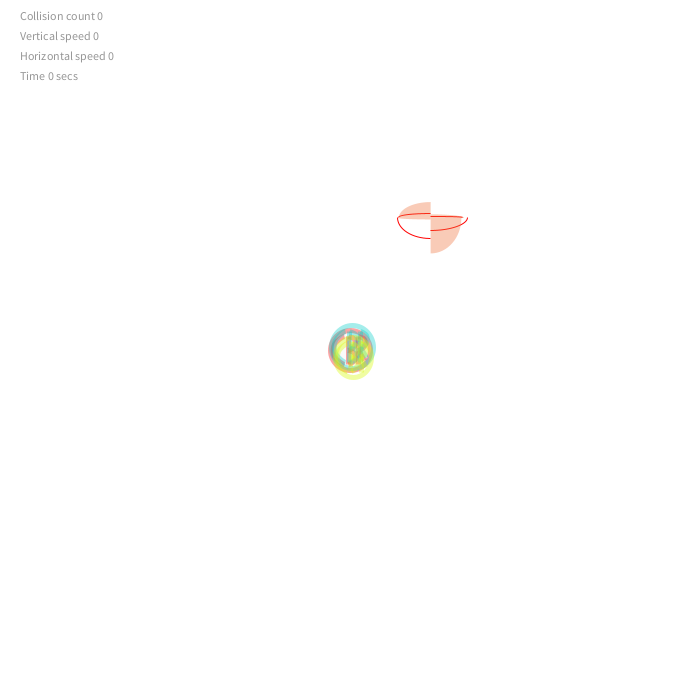
Frame 1 (no input)
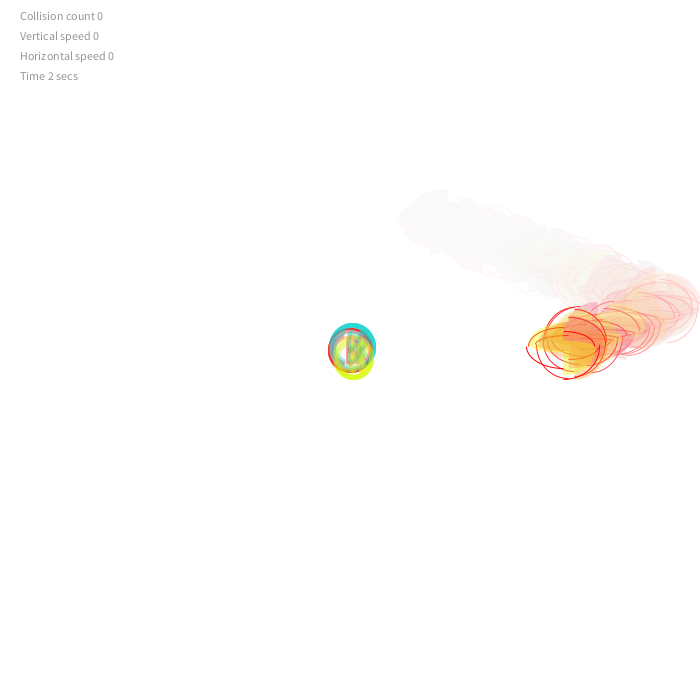
Frame 60 (the mouse pressed at the canvas centre just before this capture)
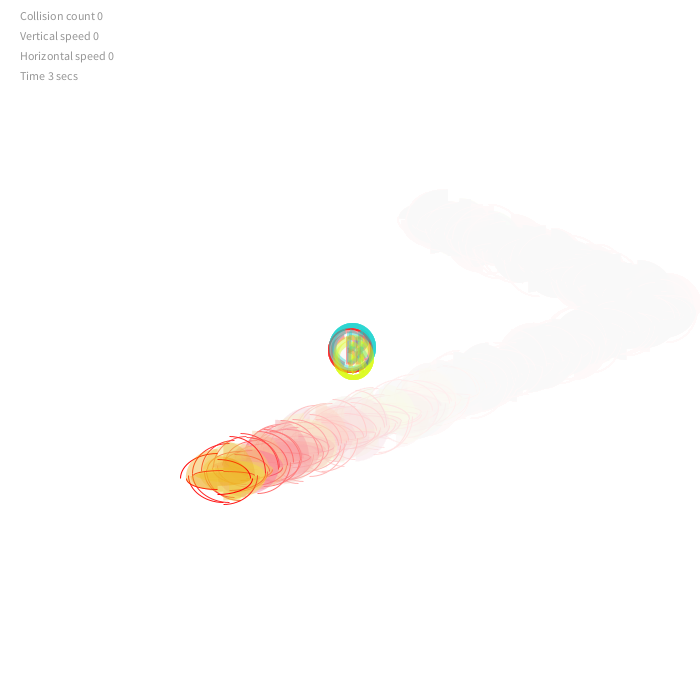
Frame 120 (the mouse held since frame 60 and released just before this capture)

The Processing sketch that drew these frames (run headless with seeded random() and noise(); from frame 60 on, the mouse is pressed at the canvas centre):

// Processing sketch: processing_40485
// ── processing_40485.pde

// homework 8 
// copyright Caroline Record October 3, 2011 Pittsburgh, PA
//question: why does the seconds display in floats??

float x, y, wd, ht;// postion and dimensions of initials
float speedy; //intial speed of the initials in the y 
float speedx; //intial speed of the initials in the x

//something variables
float x1, y1; 
float wd1= 150;
float ht1 =150; 
float somethingSpeedx;
float somethingSpeedy;

//counting collisions
int collisionCount;

void setup()
{
  size(700, 700);
  background(255);

  x=width/2;//initial position of intials 
  y=height/2; //initial position of intials 
  speedy = 0; //intial speed of the initials in the y 
  speedx = 0; //intial speed of the initials in the x

  //something variables
  x1=random(wd1/2, width-wd1/2);
  y1=random(ht1/2, height-ht1/2); 
  somethingSpeedx= random(1, 6);
  somethingSpeedy= random(1, 6);
  //counting collisions
  collisionCount = 0;


}

void draw ()
{

  prepScreen ();

  drawIntials();
  drawSomething();

  moveIntials();
  moveSomething();

  checkIntials();
  checkCollision();

  showStats();
}

void showStats()
{
    
    int secondsRolloverTime = millis()/1000;
  
  int speedxint =  int (speedx);
  int speedyint = int (speedy);
  
  fill (150);
  text("Collision"+" "+"count"+ " "+ collisionCount, 20, 20);
  text("Vertical"+" "+"speed"+ " "+speedyint, 20, 40); 
  text("Horizontal"+" "+"speed"+ " "+speedxint, 20, 60); 
  text("Time"+ " "+ secondsRolloverTime + " "+ "secs", 20, 80);
}

void checkCollision()
{
  float d;

  d = dist (x1, y1, x, y);


  if (d<(wd1/4+wd/2))
  {
    //the dramatic event!!
    noStroke();
    fill(255, 0, 0);
    beginShape();
    vertex (299.0, 261);
    vertex (324.0, 239 );
    vertex (547.0, 66);
    vertex ( 442, 267 );
    vertex (616, 315);
    vertex (388, 363 );
    vertex (587, 536 );
    vertex (306, 460 );
    vertex (325, 640 );
    vertex (158, 625 );
    vertex (158, 419);
    vertex (50, 542 );
    vertex (164, 368 );
    vertex (52, 253 );
    vertex (225, 341);
    vertex (139, 97);
    vertex (300, 264 );
    endShape();
   
   //Failled use of an array!
   
    /* 
    float xPoints[] = {299.0, 324.0, 547.0, 442.0, 616.0, 388.0, 587.0, 306.0, 325.0, 158.0, 158.0, 50.0, 164.0, 52.0, 225.0, 139.0, 300.0};
float yPoints[] = {261.0, 239.0, 66.0, 267.0, 315.0, 363.0, 536.0, 460.0, 640.0, 625.0, 419.0, 542.0, 368.0, 253.0, 341.0, 97.0, 264.0};

void setup ()
{
  size (700, 700);
}

void draw ()
{
  for (int i=0; i>xPoints.length; i++)
  {
    for (int t=0; t>yPoints.length; t++)
    {
      beginShape(LINES);
      vertex ( xPoints[i], yPoints[t]);
      endShape();
    }
  }
}

    */
    
    //change something's position and speed 
    x1=random(wd1/2, width-wd1/4);//randomize position of object
    y1=random(ht1/2, height-ht1/4); //randomize position of object

    somethingSpeedx= random(1, 6);
    somethingSpeedy= random(1, 6);
    
    //count the collision
    collisionCount= collisionCount+1;
  }
}


void checkIntials()
{
  if ((x>width)||(x<0)||(y>height)||(y< 0))
  {
    fill (255, 0, 0);
    rectMode (CENTER);
    rect( width/2, width/2, 300, 200);
    textAlign(CORNER);
    fill (255);
    text ("You"+" "+"ran"+" "+"away"+"!", width/2-90, height/2-40);
    text ("Come"+" "+"back"+" "+"by"+" "+"pressing"+" "+"space"+".", width/2-90, height/2);
  }
}

void moveIntials()
{

  y= y+speedy; 
  x= x+speedx; 
  //  float acceleration= .005;

  if (keyCode == UP) 
  {
    speedy = speedy - .005;
  } 
  else if (keyCode == DOWN) 
  {
    speedy = speedy + .005;
  } 
  else if (keyCode== LEFT)
  {
    speedx = speedx - .005;
  }
  else if (keyCode== RIGHT)
  {
    speedx = speedx + .005 ;
  }
  else if ( key==' ')
  {
    x=width/2;
    y=height/2;
    speedx=0;
    speedy=0;
  }
}




void prepScreen()
{
  noStroke();
  fill (255, 20);
  rectMode (CENTER);
  rect (width/2, height/2, width, height);
  fill (255);
  rect (95, 50, 150, 100);
}

void moveSomething()
{
  x1= x1+somethingSpeedx;
  if ((x1 > width-(wd1/4))||(x1< wd1/4))//
  {
    somethingSpeedx=-somethingSpeedx;
  }
  y1= y1+somethingSpeedy;
  if ((y1 > height-(ht1/4))||(y1 < ht1/4))//
  {
    somethingSpeedy=-somethingSpeedy;
  }
}

void drawSomething()
{
  //noLoop();

  noFill();
  strokeWeight(1);
  stroke(255, 0, 0);
  arc(x1, y1, random(wd1/2-(wd1/2-60), wd1/2), random(ht1/2-(ht1/2-2), ht1/2), 0, PI/2);
  arc(x1, y1, random(wd1/2-(wd1/2-60), wd1/2), random(ht1/2-(ht1/2-2), ht1/2), PI/2, PI);
  arc(x1, y1, random(wd1/2-(wd1/2-60), wd1/2), random(ht1/2-(ht1/2-2), ht1/2), PI, TWO_PI-PI/2);
  arc(x1, y1, random(wd1/2-(wd1/2-60), wd1/2), random(ht1/2-(ht1/2-2), ht1/2), TWO_PI-PI/2, TWO_PI);

  //arc
  noStroke();
  //fill(random(0, 40), random(70, 100));
  fill(random(231, 255), random(3, 252), random(100), 95);
  arc(x1, y1, random(wd1/2-(wd1/2-60), wd1/2), random(ht1/2-(ht1/2-2), ht1/2), 0, PI/2);
  arc(x1, y1, random(wd1/2-(wd1/2-60), wd1/2), random(ht1/2-(ht1/2-2), ht1/2), PI/2, PI);
  arc(x1, y1, random(wd1/2-(wd1/2-60), wd1/2), random(ht1/2-(ht1/2-2), ht1/2), PI, TWO_PI-PI/2);
  arc(x1, y1, random(wd1/2-(wd1/2-60), wd1/2), random(ht1/2-(ht1/2-2), ht1/2), TWO_PI-PI/2, TWO_PI);
}

void  drawIntials ()
{
  wd=40;
  ht=40;
  //circle
  stroke (247, 22, 22, 98);
  fill(#FAFAFA);
  strokeWeight(5);
  ellipseMode(CENTER);
  ellipse(x, y, wd, ht);
  //settings for all the letters
  noFill();
  smooth();
  strokeCap(SQUARE);
  //curve for the C
  beginShape();
  curveVertex(x-.1*wd, y-.2*ht);
  curveVertex(x-.15*wd, y-.35*ht);
  curveVertex(x-.4*wd, y-.15*ht);
  curveVertex(x-.4*wd, y+.15*ht);
  curveVertex(x-.15*wd, y+.35*ht);
  curveVertex(x-.1*wd, y+.2*ht);
  endShape();
  //curves for the B
  beginShape();
  curveVertex(x-.1*wd, y-.35*ht);
  curveVertex(x-.05*wd, y-.35*ht);
  curveVertex(x+.1*wd, y-.27*ht);
  curveVertex(x+.1*wd, y-.08*ht);
  curveVertex(x-.05*wd, y);
  curveVertex(x-.1*wd, y);
  endShape();
  beginShape();
  curveVertex(x-.1*wd, y);
  curveVertex(x-.05*wd, y);
  curveVertex(x+.1*wd, y+.08*ht);
  curveVertex(x+.1*wd, y+.27*ht);
  curveVertex(x-.05*wd, y+.35*ht);
  curveVertex(x-.1*wd, y+.35*ht);
  endShape();
  //curve for the R
  beginShape();
  curveVertex(x+.1*wd, y-.35*ht);
  curveVertex(x+.2*wd, y-.35*ht);
  curveVertex(x+.35*wd, y-.27*ht);
  curveVertex(x+.35*wd, y-.08*ht);
  curveVertex(x+.2*wd, y);
  curveVertex(x+.1*wd, y);
  endShape();
  //lines
  line(x-.05*wd, y-.35*ht, x-.05*wd, y+.35*ht);
  line(x+.2*wd, y-.35*ht, x+.2*wd, y+.35*ht);
  line(x+.2*wd, y, x+.35*wd, y+.25*ht);
  // new color

  float e, r, wt, hd;
  e=x+2;
  r=y-3;
  wt=wd+2;
  hd=ht+3;

  stroke (17, 209, 204, 98);
  noFill();
  strokeWeight(5);
  ellipseMode(CENTER);
  ellipse(e, r, wt, hd);
  beginShape();
  curveVertex(e-.1*wt, r-.2*hd);
  curveVertex(e-.15*wt, r-.35*hd);
  curveVertex(e-.4*wt, r-.15*hd);
  curveVertex(e-.4*wt, r+.15*hd);
  curveVertex(e-.15*wt, r+.35*hd);
  curveVertex(e-.1*wt, r+.2*hd);
  endShape();
  //curves for the B
  beginShape();
  curveVertex(e-.1*wt, r-.35*hd);
  curveVertex(e-.05*wt, r-.35*hd);
  curveVertex(e+.1*wt, r-.27*hd);
  curveVertex(e+.1*wt, r-.08*hd);
  curveVertex(e-.05*wt, r);
  curveVertex(e-.1*wt, r);
  endShape();
  beginShape();
  curveVertex(e-.1*wt, r);
  curveVertex(e-.05*wt, r);
  curveVertex(e+.1*wt, r+.08*hd);
  curveVertex(e+.1*wt, r+.27*hd);
  curveVertex(e-.05*wt, r+.35*hd);
  curveVertex(e-.1*wt, r+.35*hd);
  endShape();
  //curve for the R
  beginShape();
  curveVertex(e+.1*wt, r-.35*hd);
  curveVertex(e+.2*wt, r-.35*hd);
  curveVertex(e+.35*wt, r-.27*hd);
  curveVertex(e+.35*wt, r-.08*hd);
  curveVertex(e+.2*wt, r);
  curveVertex(e+.1*wt, r);
  endShape();
  //lines
  line(e-.05*wt, r-.35*hd, e-.05*wt, r+.35*hd);
  line(e+.2*wt, r-.35*hd, e+.2*wt, r+.35*hd);
  line(e+.2*wt, r, e+.35*wt, r+.25*hd);

  float h, u, it, od;
  h=x+3;
  u=y+7;
  it=wd-4;
  od=ht;

  stroke (#D9FA0D, 99);
  noFill();
  strokeWeight(5);
  ellipseMode(CENTER);
  ellipse(h, u, it, od);
  noFill();
  beginShape();
  curveVertex(h-.1*it, u-.2*od);
  curveVertex(h-.15*it, u-.35*od);
  curveVertex(h-.4*it, u-.15*od);
  curveVertex(h-.4*it, u+.15*od);
  curveVertex(h-.15*it, u+.35*od);
  curveVertex(h-.1*it, u+.2*od);
  endShape();
  //curves for the B
  beginShape();
  curveVertex(h-.1*it, u-.35*od);
  curveVertex(h-.05*it, u-.35*od);
  curveVertex(h+.1*it, u-.27*od);
  curveVertex(h+.1*it, u-.08*od);
  curveVertex(h-.05*it, u);
  curveVertex(h-.1*it, u);
  endShape();
  beginShape();
  curveVertex(h-.1*it, u);
  curveVertex(h-.05*it, u);
  curveVertex(h+.1*it, u+.08*od);
  curveVertex(h+.1*it, u+.27*od);
  curveVertex(h-.05*it, u+.35*od);
  curveVertex(h-.1*it, u+.35*od);
  endShape();
  //curve for the R
  beginShape();
  curveVertex(h+.1*it, u-.35*od);
  curveVertex(h+.2*it, u-.35*od);
  curveVertex(h+.35*it, u-.27*od);
  curveVertex(h+.35*it, u-.08*od);
  curveVertex(h+.2*it, u);
  curveVertex(h+.1*it, u);
  endShape();
  //lines
  line(h-.05*it, u-.35*hd, h-.05*wt, u+.35*hd);
  line(h+.2*it, u-.35*hd, h+.2*wt, u+.35*hd);
  line(h+.2*it, u, h+.35*it, u+.25*hd);
}
                
